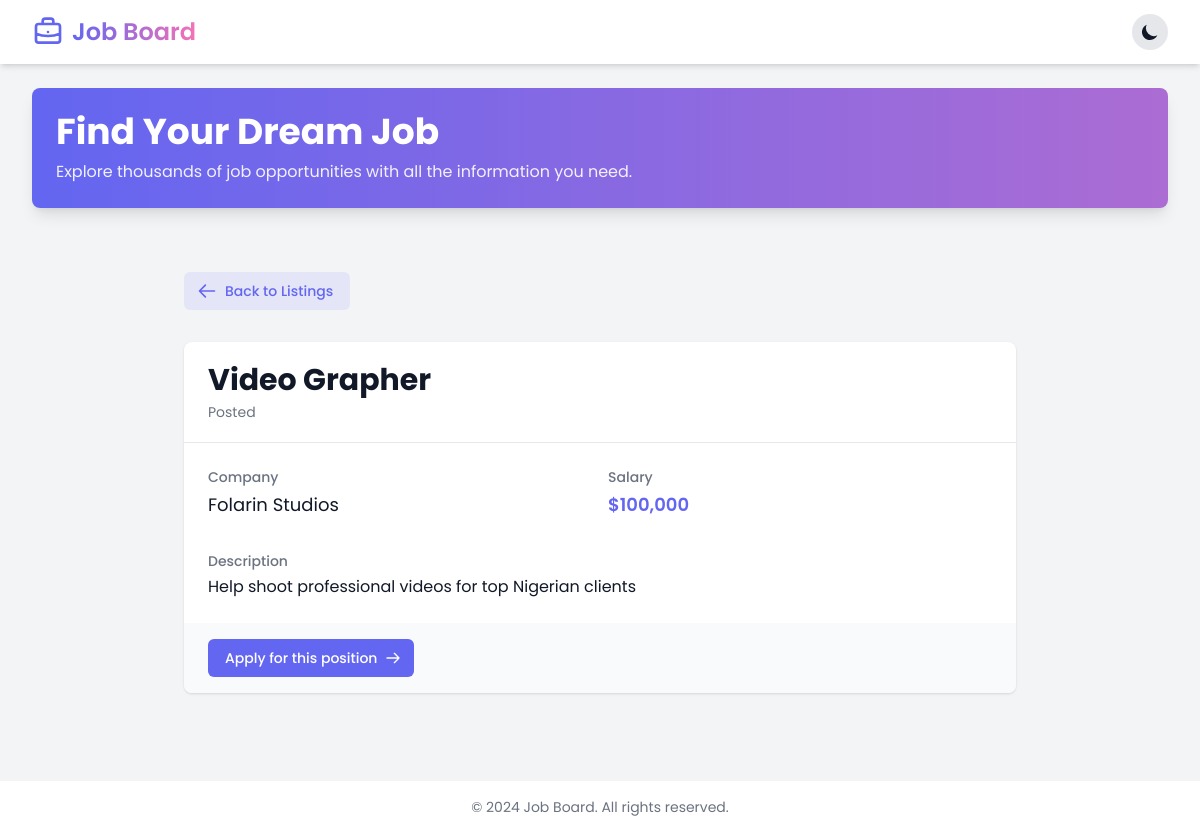
The app's page /job/1/ with its own data.
### job_board/models.py (models this page shows, shortened)
class JobPosting(models.Model):
    title = models.CharField(max_length=100)
    description = models.TextField()
    company = models.CharField(max_length=100)
    salary = models.IntegerField()
    is_active = models.BooleanField(default=False)

### job_board/views.py (the view)
# urls.py: path('job/<int:id>/', job_detail, name='job-detail'),
def job_detail(request, id):
    job_posting = get_object_or_404(JobPosting, id=id, is_active=True)
    context = {
        'posting': job_posting
    }
    return render(request, 'job_board/detail.html', context)

### job_board/templates/job_board/detail.html
{% extends 'job_board/_base.html' %}
{% load humanize %}
{% block content %}
<div class="max-w-4xl mx-auto px-4 sm:px-6 lg:px-8 py-8">
    <nav class="mb-8">
        <a href="{% url 'home' %}" class="inline-flex items-center px-4 py-2 border border-transparent text-sm font-medium rounded-md text-primary-light dark:text-primary-dark bg-primary-light bg-opacity-10 dark:bg-primary-dark dark:bg-opacity-10 hover:bg-opacity-20 dark:hover:bg-opacity-20 focus:outline-none focus:ring-2 focus:ring-offset-2 focus:ring-primary-light dark:focus:ring-primary-dark transition-colors duration-300">
            <svg class="mr-2 -ml-1 w-5 h-5" fill="none" stroke="currentColor" viewBox="0 0 24 24" xmlns="http://www.w3.org/2000/svg"><path stroke-linecap="round" stroke-linejoin="round" stroke-width="2" d="M10 19l-7-7m0 0l7-7m-7 7h18"></path></svg>
            Back to Listings
        </a>
    </nav>
    <div class="bg-white dark:bg-gray-800 shadow overflow-hidden rounded-lg">
        <div class="px-4 py-5 sm:px-6 border-b border-gray-200 dark:border-gray-700">
            <h1 class="text-3xl font-bold text-gray-900 dark:text-white">
                {{ posting.title| title }}
            </h1>
            <p class="mt-1 max-w-2xl text-sm text-gray-500 dark:text-gray-400">
                Posted {{ posting.posted_date|naturaltime }}
            </p>
        </div>
        <div class="px-4 py-5 sm:p-6">
            <dl class="grid grid-cols-1 gap-x-4 gap-y-8 sm:grid-cols-2">
                <div class="sm:col-span-1">
                    <dt class="text-sm font-medium text-gray-500 dark:text-gray-400">
                        Company
                    </dt>
                    <dd class="mt-1 text-lg text-gray-900 dark:text-white">
                        {{ posting.company }}
                    </dd>
                </div>
                <div class="sm:col-span-1">
                    <dt class="text-sm font-medium text-gray-500 dark:text-gray-400">
                        Salary
                    </dt>
                    <dd class="mt-1 text-lg font-semibold text-primary-light dark:text-primary-dark">
                        ${{ posting.salary|intcomma }}
                    </dd>
                </div>
                <div class="sm:col-span-2">
                    <dt class="text-sm font-medium text-gray-500 dark:text-gray-400">
                        Description
                    </dt>
                    <dd class="mt-1 text-gray-900 dark:text-gray-100 space-y-4">
                        {{ posting.description|linebreaks }}
                    </dd>
                </div>
            </dl>
        </div>
        <div class="px-4 py-4 sm:px-6 bg-gray-50 dark:bg-gray-700">
            <a href="#" class="inline-flex items-center px-4 py-2 border border-transparent text-sm font-medium rounded-md text-white bg-primary-light dark:bg-primary-dark hover:bg-opacity-90 dark:hover:bg-opacity-90 focus:outline-none focus:ring-2 focus:ring-offset-2 focus:ring-primary-light dark:focus:ring-primary-dark transition-colors duration-300">
                Apply for this position
                <svg class="ml-2 -mr-1 w-4 h-4" fill="none" stroke="currentColor" viewBox="0 0 24 24" xmlns="http://www.w3.org/2000/svg"><path stroke-linecap="round" stroke-linejoin="round" stroke-width="2" d="M14 5l7 7m0 0l-7 7m7-7H3"></path></svg>
            </a>
        </div>
    </div>
</div>
{% endblock content %}

### records on screen
JobPosting: title "Video Grapher", company "Folarin Studios", salary "100,000", description "Help shoot professional videos for top Nigerian clients"
